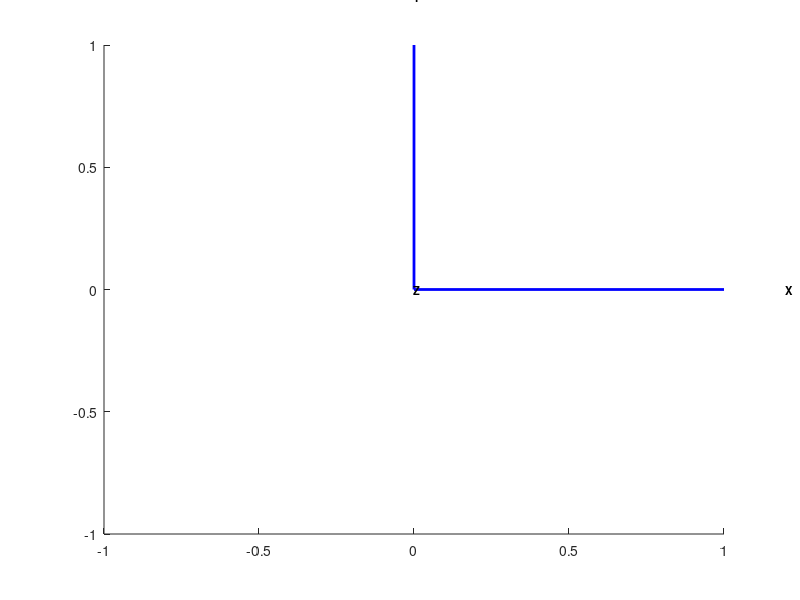

Source code (MATLAB): (Note: this script raises an error after producing the figure.)
function draw_frame(varargin)
%
% ------------------------------------------------------
% | Basic Multibody Simulator Derived (Matlab toolbox) |
% ------------------------------------------------------
% | General purpose |
% -------------------
%
% draw_frame
%
% Draws a coordinate frame with orientation R at position p
%
% Syntax:
% -------
% draw_frame(R, p, color)
% draw_frame(R, color)
% draw_frame(R, p)
% draw_frame(R)
% draw_frame
%
% Input:
% ------
% R     - rotation matrix OR unit quaternion [s x y z]
% p     - position of the origin
% color - color of the axis
%
% if color == 'rgb' then: 
% X axis - blue
% Y axis - green
% Z axis - red
%

%
% Version 1.0 [2009/07]
%
% This toolbox is developed by Dimitar Dimitrov for educational purpose.
% ----------------------------------------------------
%

if nargin == 0
  R = eye(3);
  p = [0,0,0]';
  color = 'b';
elseif nargin == 1
  R = varargin{1};
  p = [0,0,0]';
  color = 'b';
elseif nargin == 2
  if ischar(varargin{2})
    R = varargin{1};
    p = [0,0,0]';
    color = varargin{2};
  else
    R = varargin{1};
    p = varargin{2};
    p = p(:);
    color = 'b';
  end
elseif nargin == 3
  R = varargin{1};
  p = varargin{2};
  p = p(:);
  color = varargin{3};
else
  disp('incorrect input')
end

% if R is a unit quaternion convert it to rotation matrix
if length(R) == 4 
  R = q2R(R);
end

if strcmp(color, 'rgb')
  color_flag = 0;
else
  color_flag = 1;
end

cc = {'b', 'g', 'r'};
str = ['X' 'Y' 'Z']';
for i = 1:3
  U(:,1) = p;
  U(:,2) = p + R(:,i);
  v = 0.2*R(:,i);
  if color_flag
    hold on;plot3(U(1,:),U(2,:),U(3,:),color,'LineWidth',2);
  else
    hold on;plot3(U(1,:),U(2,:),U(3,:),cc{i},'LineWidth',2);
  end
  text(U(1,2)+v(1),U(2,2)+v(2),U(3,2)+v(3),str(i),'FontWeight','bold','FontSize',8)
end

axis([p(1)-1 p(1)+1 p(2)-1 p(2)+1 p(3)-1 p(3)+1])
cameratoolbar('NoReset')
cameratoolbar('SetMode','orbit')
grid on

%%%EOF